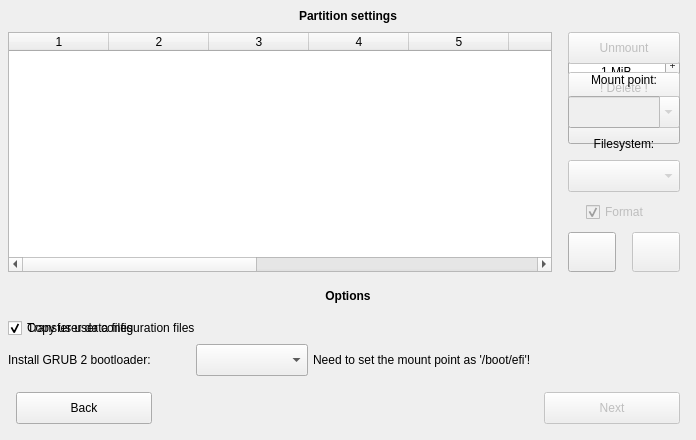
     <widget class="QWidget" name="copypanel" native="true">
      <property name="geometry">
       <rect>
        <x>1</x>
        <y>904</y>
        <width>696</width>
        <height>440</height>
       </rect>
      </property>
      <property name="autoFillBackground">
       <bool>true</bool>
      </property>
      <widget class="QLabel" name="partitionsettingstext">
       <property name="geometry">
        <rect>
         <x>0</x>
         <y>0</y>
         <width>696</width>
         <height>32</height>
        </rect>
       </property>
       <property name="font">
        <font>
         <weight>75</weight>
         <bold>true</bold>
        </font>
       </property>
       <property name="text">
        <string>Partition settings</string>
       </property>
       <property name="alignment">
        <set>Qt::AlignCenter</set>
       </property>
      </widget>
      <widget class="QLabel" name="partitionoptionstext">
       <property name="geometry">
        <rect>
         <x>0</x>
         <y>280</y>
         <width>696</width>
         <height>32</height>
        </rect>
       </property>
       <property name="font">
        <font>
         <weight>75</weight>
         <bold>true</bold>
        </font>
       </property>
       <property name="text">
        <string>Options</string>
       </property>
       <property name="alignment">
        <set>Qt::AlignCenter</set>
       </property>
      </widget>
      <widget class="chckbxevent" name="usersettingscopy">
       <property name="geometry">
        <rect>
         <x>8</x>
         <y>318</y>
         <width>246</width>
         <height>20</height>
        </rect>
       </property>
       <property name="cursor">
        <cursorShape>PointingHandCursor</cursorShape>
       </property>
       <property name="focusPolicy">
        <enum>Qt::NoFocus</enum>
       </property>
       <property name="text">
        <string>Transfer user configuration files</string>
       </property>
       <property name="tristate">
        <bool>true</bool>
       </property>
      </widget>
      <widget class="QCheckBox" name="userdatafilescopy">
       <property name="geometry">
        <rect>
         <x>8</x>
         <y>318</y>
         <width>162</width>
         <height>20</height>
        </rect>
       </property>
       <property name="cursor">
        <cursorShape>PointingHandCursor</cursorShape>
       </property>
       <property name="focusPolicy">
        <enum>Qt::NoFocus</enum>
       </property>
       <property name="text">
        <string>Copy user data files</string>
       </property>
       <property name="checked">
        <bool>true</bool>
       </property>
      </widget>
      <widget class="QComboBox" name="grubinstallcopy">
       <property name="geometry">
        <rect>
         <x>196</x>
         <y>344</y>
         <width>112</width>
         <height>32</height>
        </rect>
       </property>
       <property name="minimumSize">
        <size>
         <width>112</width>
         <height>32</height>
        </size>
       </property>
       <property name="cursor">
        <cursorShape>PointingHandCursor</cursorShape>
       </property>
       <property name="focusPolicy">
        <enum>Qt::NoFocus</enum>
       </property>
      </widget>
      <widget class="QLabel" name="grubinstalltext">
       <property name="geometry">
        <rect>
         <x>8</x>
         <y>344</y>
         <width>183</width>
         <height>32</height>
        </rect>
       </property>
       <property name="text">
        <string>Install GRUB 2 bootloader:</string>
       </property>
      </widget>
      <widget class="QPushButton" name="copyback">
       <property name="geometry">
        <rect>
         <x>16</x>
         <y>392</y>
         <width>136</width>
         <height>32</height>
        </rect>
       </property>
       <property name="cursor">
        <cursorShape>PointingHandCursor</cursorShape>
       </property>
       <property name="text">
        <string>Back</string>
       </property>
       <property name="icon">
        <iconset resource="pictures.qrc">
         <normaloff>:/pictures/back.png</normaloff>:/pictures/back.png</iconset>
       </property>
       <property name="iconSize">
        <size>
         <width>13</width>
         <height>13</height>
        </size>
       </property>
      </widget>
      <widget class="QPushButton" name="copynext">
       <property name="enabled">
        <bool>false</bool>
       </property>
       <property name="geometry">
        <rect>
         <x>544</x>
         <y>392</y>
         <width>136</width>
         <height>32</height>
        </rect>
       </property>
       <property name="cursor">
        <cursorShape>PointingHandCursor</cursorShape>
       </property>
       <property name="focusPolicy">
        <enum>Qt::NoFocus</enum>
       </property>
       <property name="text">
        <string>Next</string>
       </property>
       <property name="icon">
        <iconset resource="pictures.qrc">
         <normaloff>:/pictures/next.png</normaloff>:/pictures/next.png</iconset>
       </property>
       <property name="iconSize">
        <size>
         <width>13</width>
         <height>13</height>
        </size>
       </property>
      </widget>
      <widget class="QComboBox" name="grubinstallcopydisable">
       <property name="enabled">
        <bool>false</bool>
       </property>
       <property name="geometry">
        <rect>
         <x>196</x>
         <y>344</y>
         <width>112</width>
         <height>32</height>
        </rect>
       </property>
       <property name="minimumSize">
        <size>
         <width>112</width>
         <height>32</height>
        </size>
       </property>
       <property name="cursor">
        <cursorShape>PointingHandCursor</cursorShape>
       </property>
       <property name="focusPolicy">
        <enum>Qt::NoFocus</enum>
       </property>
       <property name="sizeAdjustPolicy">
        <enum>QComboBox::AdjustToContents</enum>
       </property>
      </widget>
      <widget class="tblwdgtevent" name="partitionsettings">
       <property name="geometry">
        <rect>
         <x>8</x>
         <y>32</y>
         <width>544</width>
         <height>240</height>
        </rect>
       </property>
       <property name="focusPolicy">
        <enum>Qt::ClickFocus</enum>
       </property>
       <property name="editTriggers">
        <set>QAbstractItemView::NoEditTriggers</set>
       </property>
       <property name="tabKeyNavigation">
        <bool>false</bool>
       </property>
       <property name="showDropIndicator" stdset="0">
        <bool>false</bool>
       </property>
       <property name="dragDropOverwriteMode">
        <bool>false</bool>
       </property>
       <property name="selectionMode">
        <enum>QAbstractItemView::SingleSelection</enum>
       </property>
       <property name="selectionBehavior">
        <enum>QAbstractItemView::SelectRows</enum>
       </property>
       <property name="showGrid">
        <bool>false</bool>
       </property>
       <property name="wordWrap">
        <bool>false</bool>
       </property>
       <property name="cornerButtonEnabled">
        <bool>false</bool>
       </property>
       <property name="columnCount">
        <number>11</number>
       </property>
       <attribute name="horizontalHeaderMinimumSectionSize">
        <number>10</number>
       </attribute>
       <attribute name="horizontalHeaderHighlightSections">
        <bool>false</bool>
       </attribute>
       <attribute name="horizontalHeaderStretchLastSection">
        <bool>true</bool>
       </attribute>
       <attribute name="verticalHeaderVisible">
        <bool>false</bool>
       </attribute>
       <attribute name="verticalHeaderMinimumSectionSize">
        <number>20</number>
       </attribute>
       <attribute name="verticalHeaderDefaultSectionSize">
        <number>20</number>
       </attribute>
       <attribute name="verticalHeaderHighlightSections">
        <bool>false</bool>
       </attribute>
       <column/>
       <column/>
       <column/>
       <column/>
       <column/>
       <column/>
       <column/>
       <column/>
       <column/>
       <column/>
       <column/>
      </widget>
      <widget class="lblevent" name="copyresize">
       <property name="geometry">
        <rect>
         <x>686</x>
         <y>430</y>
         <width>10</width>
         <height>10</height>
        </rect>
       </property>
       <property name="cursor">
        <cursorShape>PointingHandCursor</cursorShape>
       </property>
       <property name="pixmap">
        <pixmap resource="pictures.qrc">:/pictures/resize.png</pixmap>
       </property>
       <property name="scaledContents">
        <bool>true</bool>
       </property>
       <property name="alignment">
        <set>Qt::AlignCenter</set>
       </property>
      </widget>
      <widget class="QWidget" name="copycover" native="true">
       <property name="geometry">
        <rect>
         <x>5</x>
         <y>5</y>
         <width>686</width>
         <height>430</height>
        </rect>
       </property>
      </widget>
      <widget class="QWidget" name="partitionsettingspanel1" native="true">
       <property name="geometry">
        <rect>
         <x>552</x>
         <y>32</y>
         <width>144</width>
         <height>240</height>
        </rect>
       </property>
       <widget class="QCheckBox" name="format">
        <property name="enabled">
         <bool>false</bool>
        </property>
        <property name="geometry">
         <rect>
          <x>34</x>
          <y>170</y>
          <width>81</width>
          <height>20</height>
         </rect>
        </property>
        <property name="cursor">
         <cursorShape>PointingHandCursor</cursorShape>
        </property>
        <property name="focusPolicy">
         <enum>Qt::NoFocus</enum>
        </property>
        <property name="text">
         <string>Format</string>
        </property>
        <property name="checked">
         <bool>true</bool>
        </property>
       </widget>
       <widget class="QPushButton" name="partitionrefresh">
        <property name="geometry">
         <rect>
          <x>16</x>
          <y>200</y>
          <width>48</width>
          <height>40</height>
         </rect>
        </property>
        <property name="cursor">
         <cursorShape>PointingHandCursor</cursorShape>
        </property>
        <property name="focusPolicy">
         <enum>Qt::NoFocus</enum>
        </property>
        <property name="toolTip">
         <string>Reset partitions settings</string>
        </property>
        <property name="icon">
         <iconset resource="pictures.qrc">
          <normaloff>:/pictures/refresh.png</normaloff>:/pictures/refresh.png</iconset>
        </property>
        <property name="iconSize">
         <size>
          <width>23</width>
          <height>23</height>
         </size>
        </property>
       </widget>
       <widget class="bttnevent" name="unmountdelete">
        <property name="enabled">
         <bool>false</bool>
        </property>
        <property name="geometry">
         <rect>
          <x>16</x>
          <y>0</y>
          <width>112</width>
          <height>32</height>
         </rect>
        </property>
        <property name="cursor">
         <cursorShape>PointingHandCursor</cursorShape>
        </property>
        <property name="focusPolicy">
         <enum>Qt::NoFocus</enum>
        </property>
        <property name="text">
         <string>Unmount</string>
        </property>
        <property name="iconSize">
         <size>
          <width>13</width>
          <height>13</height>
         </size>
        </property>
       </widget>
       <widget class="QComboBox" name="filesystem">
        <property name="enabled">
         <bool>false</bool>
        </property>
        <property name="geometry">
         <rect>
          <x>16</x>
          <y>128</y>
          <width>112</width>
          <height>32</height>
         </rect>
        </property>
        <property name="cursor">
         <cursorShape>PointingHandCursor</cursorShape>
        </property>
        <property name="focusPolicy">
         <enum>Qt::NoFocus</enum>
        </property>
       </widget>
       <widget class="QPushButton" name="changepartition">
        <property name="enabled">
         <bool>false</bool>
        </property>
        <property name="geometry">
         <rect>
          <x>80</x>
          <y>200</y>
          <width>48</width>
          <height>40</height>
         </rect>
        </property>
        <property name="cursor">
         <cursorShape>PointingHandCursor</cursorShape>
        </property>
        <property name="focusPolicy">
         <enum>Qt::NoFocus</enum>
        </property>
        <property name="toolTip">
         <string>Change partition settings</string>
        </property>
        <property name="text">
         <string/>
        </property>
        <property name="icon">
         <iconset resource="pictures.qrc">
          <normaloff>:/pictures/leftgreenarrow.png</normaloff>:/pictures/leftgreenarrow.png</iconset>
        </property>
        <property name="iconSize">
         <size>
          <width>24</width>
          <height>22</height>
         </size>
        </property>
       </widget>
       <widget class="QLabel" name="label_40">
        <property name="geometry">
         <rect>
          <x>0</x>
          <y>96</y>
          <width>144</width>
          <height>32</height>
         </rect>
        </property>
        <property name="text">
         <string>Filesystem:</string>
        </property>
        <property name="alignment">
         <set>Qt::AlignCenter</set>
        </property>
       </widget>
       <widget class="QComboBox" name="mountpoint">
        <property name="enabled">
         <bool>false</bool>
        </property>
        <property name="geometry">
         <rect>
          <x>16</x>
          <y>64</y>
          <width>112</width>
          <height>32</height>
         </rect>
        </property>
        <property name="cursor">
         <cursorShape>PointingHandCursor</cursorShape>
        </property>
        <property name="focusPolicy">
         <enum>Qt::ClickFocus</enum>
        </property>
        <property name="editable">
         <bool>true</bool>
        </property>
       </widget>
       <widget class="QLabel" name="label_39">
        <property name="geometry">
         <rect>
          <x>0</x>
          <y>32</y>
          <width>144</width>
          <height>32</height>
         </rect>
        </property>
        <property name="text">
         <string>Mount point:</string>
        </property>
        <property name="alignment">
         <set>Qt::AlignCenter</set>
        </property>
       </widget>
      </widget>
      <widget class="QWidget" name="partitionsettingspanel2" native="true">
       <property name="geometry">
        <rect>
         <x>552</x>
         <y>32</y>
         <width>144</width>
         <height>240</height>
        </rect>
       </property>
       <widget class="QPushButton" name="partitionrefresh2">
        <property name="geometry">
         <rect>
          <x>16</x>
          <y>80</y>
          <width>112</width>
          <height>32</height>
         </rect>
        </property>
        <property name="cursor">
         <cursorShape>PointingHandCursor</cursorShape>
        </property>
        <property name="focusPolicy">
         <enum>Qt::NoFocus</enum>
        </property>
        <property name="toolTip">
         <string>Reset partitions settings</string>
        </property>
        <property name="text">
         <string/>
        </property>
        <property name="icon">
         <iconset resource="pictures.qrc">
          <normaloff>:/pictures/refresh.png</normaloff>:/pictures/refresh.png</iconset>
        </property>
        <property name="iconSize">
         <size>
          <width>20</width>
          <height>20</height>
         </size>
        </property>
       </widget>
       <widget class="QPushButton" name="partitiondelete">
        <property name="enabled">
         <bool>false</bool>
        </property>
        <property name="geometry">
         <rect>
          <x>16</x>
          <y>40</y>
          <width>112</width>
          <height>32</height>
         </rect>
        </property>
        <property name="cursor">
         <cursorShape>PointingHandCursor</cursorShape>
        </property>
        <property name="focusPolicy">
         <enum>Qt::NoFocus</enum>
        </property>
        <property name="styleSheet">
         <string notr="true">QPushButton:enabled{color: red}</string>
        </property>
        <property name="text">
         <string>! Delete !</string>
        </property>
        <property name="iconSize">
         <size>
          <width>13</width>
          <height>13</height>
         </size>
        </property>
       </widget>
       <widget class="QPushButton" name="unmount">
        <property name="enabled">
         <bool>false</bool>
        </property>
        <property name="geometry">
         <rect>
          <x>16</x>
          <y>0</y>
          <width>112</width>
          <height>32</height>
         </rect>
        </property>
        <property name="cursor">
         <cursorShape>PointingHandCursor</cursorShape>
        </property>
        <property name="focusPolicy">
         <enum>Qt::NoFocus</enum>
        </property>
        <property name="text">
         <string>Unmount</string>
        </property>
        <property name="iconSize">
         <size>
          <width>13</width>
          <height>13</height>
         </size>
        </property>
       </widget>
      </widget>
      <widget class="QWidget" name="partitionsettingspanel3" native="true">
       <property name="geometry">
        <rect>
         <x>552</x>
         <y>32</y>
         <width>144</width>
         <height>240</height>
        </rect>
       </property>
       <widget class="QPushButton" name="newpartition">
        <property name="geometry">
         <rect>
          <x>80</x>
          <y>64</y>
          <width>48</width>
          <height>40</height>
         </rect>
        </property>
        <property name="cursor">
         <cursorShape>PointingHandCursor</cursorShape>
        </property>
        <property name="focusPolicy">
         <enum>Qt::NoFocus</enum>
        </property>
        <property name="toolTip">
         <string>Add new partition</string>
        </property>
        <property name="text">
         <string/>
        </property>
        <property name="icon">
         <iconset resource="pictures.qrc">
          <normaloff>:/pictures/leftgreenarrow.png</normaloff>:/pictures/leftgreenarrow.png</iconset>
        </property>
        <property name="iconSize">
         <size>
          <width>24</width>
          <height>22</height>
         </size>
        </property>
       </widget>
       <widget class="QPushButton" name="partitionrefresh3">
        <property name="geometry">
         <rect>
          <x>16</x>
          <y>64</y>
          <width>48</width>
          <height>40</height>
         </rect>
        </property>
        <property name="cursor">
         <cursorShape>PointingHandCursor</cursorShape>
        </property>
        <property name="focusPolicy">
         <enum>Qt::NoFocus</enum>
        </property>
        <property name="toolTip">
         <string>Reset partitions settings</string>
        </property>
        <property name="text">
         <string/>
        </property>
        <property name="icon">
         <iconset resource="pictures.qrc">
          <normaloff>:/pictures/refresh.png</normaloff>:/pictures/refresh.png</iconset>
        </property>
        <property name="iconSize">
         <size>
          <width>23</width>
          <height>23</height>
         </size>
        </property>
       </widget>
       <widget class="QLabel" name="label_42">
        <property name="geometry">
         <rect>
          <x>0</x>
          <y>0</y>
          <width>144</width>
          <height>24</height>
         </rect>
        </property>
        <property name="text">
         <string>Create new:</string>
        </property>
        <property name="alignment">
         <set>Qt::AlignHCenter|Qt::AlignTop</set>
        </property>
       </widget>
       <widget class="QSpinBox" name="partitionsize">
        <property name="geometry">
         <rect>
          <x>16</x>
          <y>24</y>
          <width>112</width>
          <height>32</height>
         </rect>
        </property>
        <property name="focusPolicy">
         <enum>Qt::ClickFocus</enum>
        </property>
        <property name="alignment">
         <set>Qt::AlignCenter</set>
        </property>
        <property name="buttonSymbols">
         <enum>QAbstractSpinBox::PlusMinus</enum>
        </property>
        <property name="accelerated">
         <bool>true</bool>
        </property>
        <property name="suffix">
         <string notr="true"> MiB</string>
        </property>
        <property name="minimum">
         <number>1</number>
        </property>
       </widget>
      </widget>
      <widget class="QLabel" name="efiwarning">
       <property name="geometry">
        <rect>
         <x>313</x>
         <y>340</y>
         <width>375</width>
         <height>40</height>
        </rect>
       </property>
       <property name="text">
        <string>Need to set the mount point as '/boot/efi'!</string>
       </property>
       <property name="wordWrap">
        <bool>true</bool>
       </property>
      </widget>
      <zorder>efiwarning</zorder>
      <zorder>partitionsettingspanel3</zorder>
      <zorder>partitionsettingspanel2</zorder>
      <zorder>grubinstallcopydisable</zorder>
      <zorder>partitionsettingstext</zorder>
      <zorder>partitionoptionstext</zorder>
      <zorder>usersettingscopy</zorder>
      <zorder>userdatafilescopy</zorder>
      <zorder>grubinstallcopy</zorder>
      <zorder>grubinstalltext</zorder>
      <zorder>copyback</zorder>
      <zorder>copynext</zorder>
      <zorder>partitionsettings</zorder>
      <zorder>partitionsettingspanel1</zorder>
      <zorder>copycover</zorder>
      <zorder>copyresize</zorder>
     </widget>
